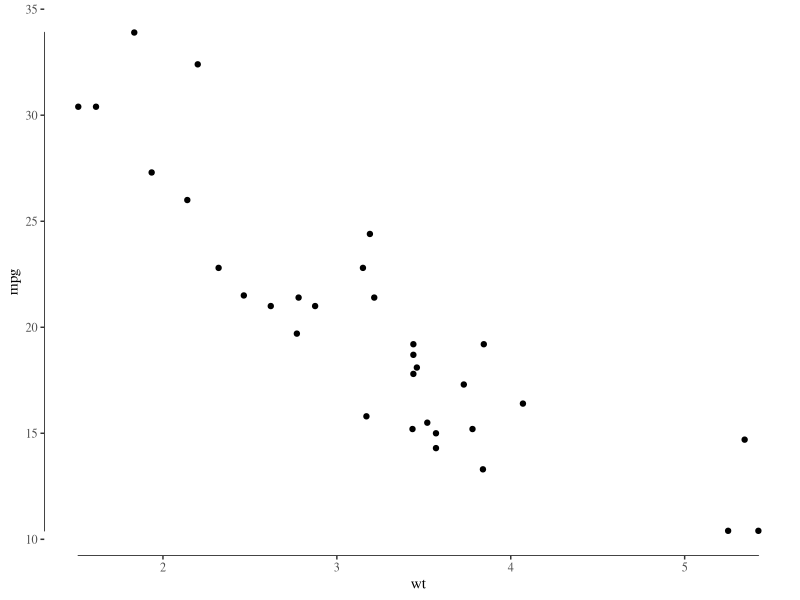
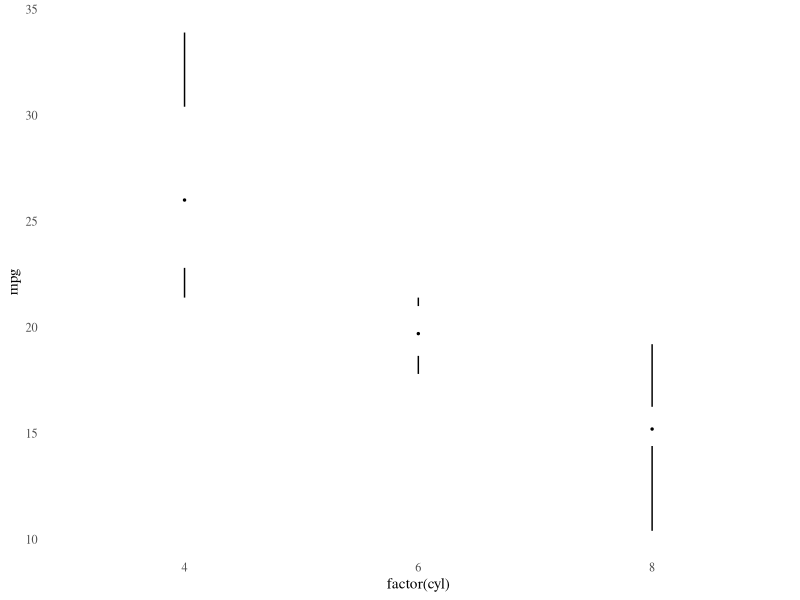
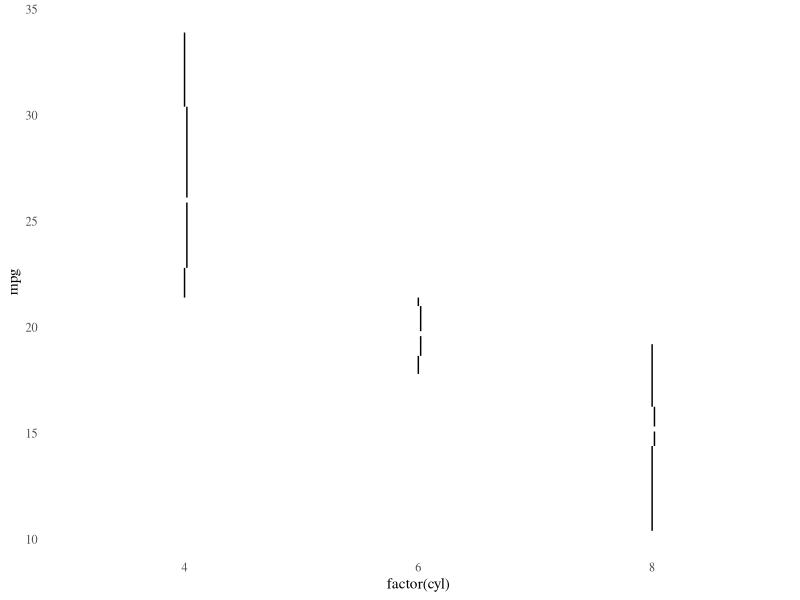
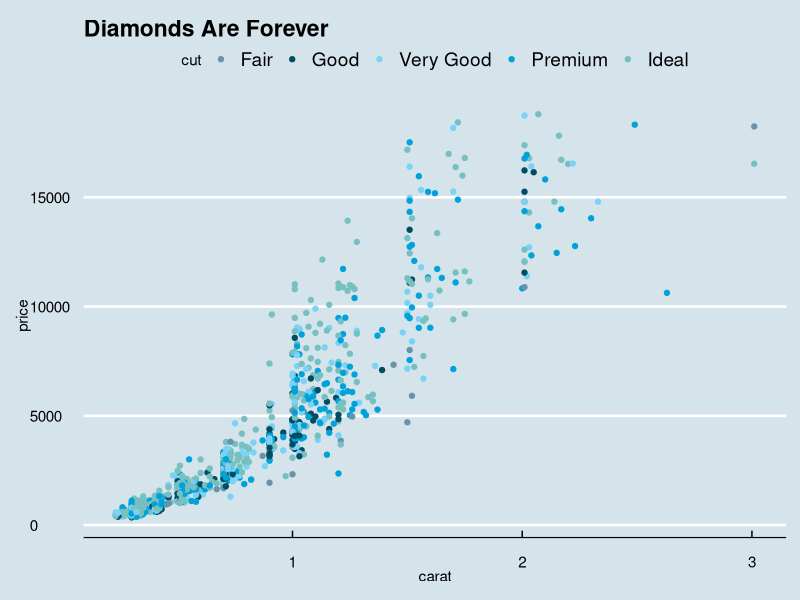
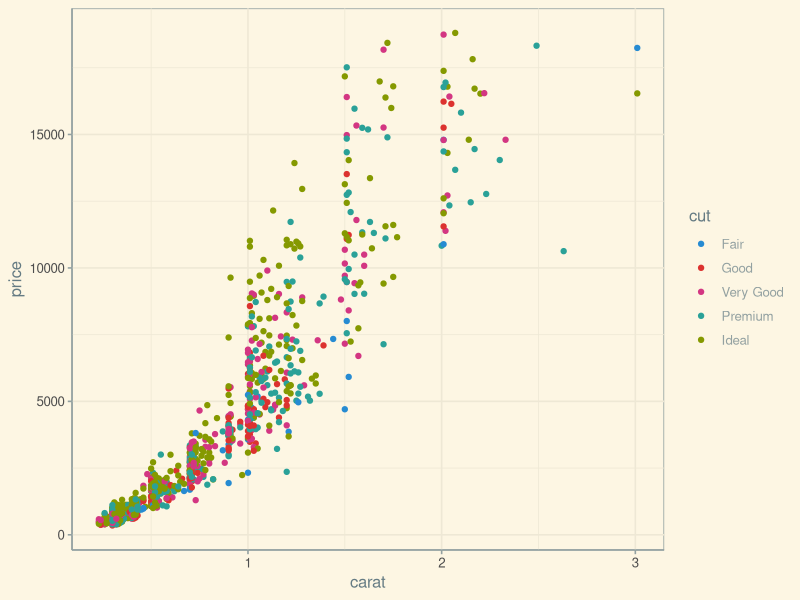
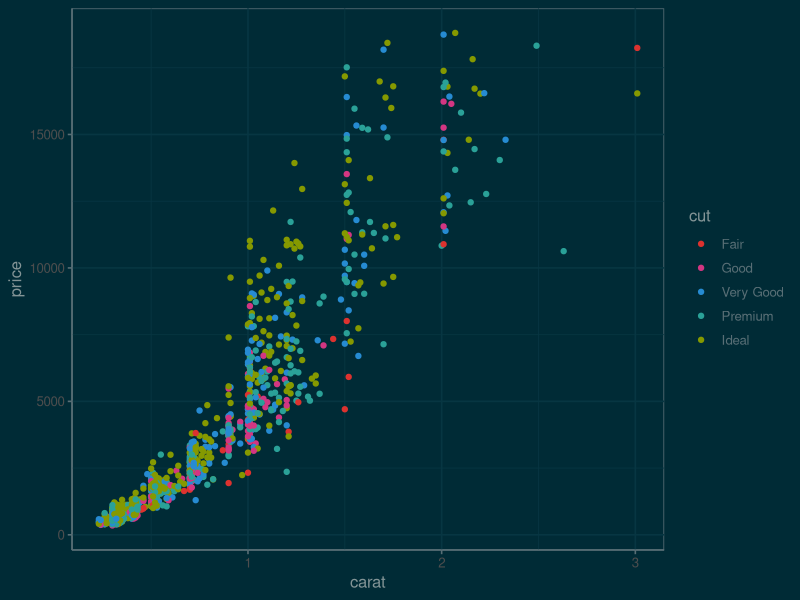
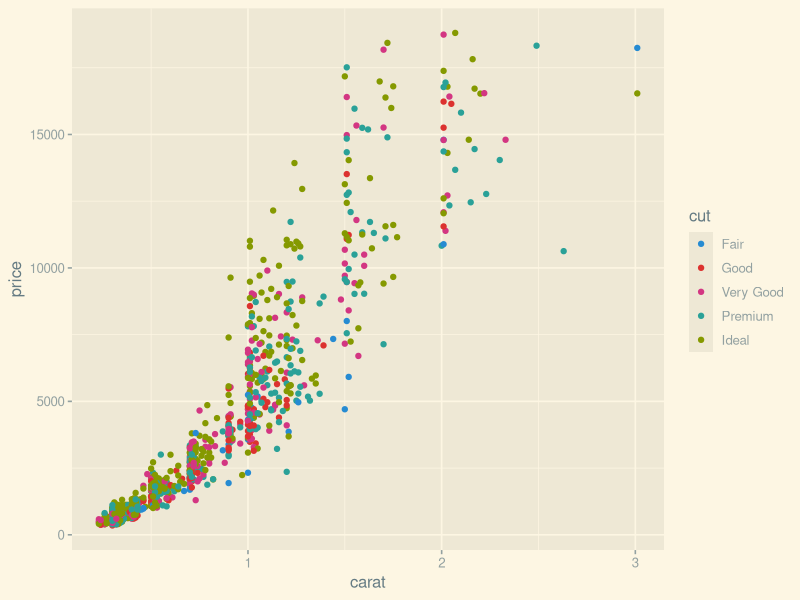
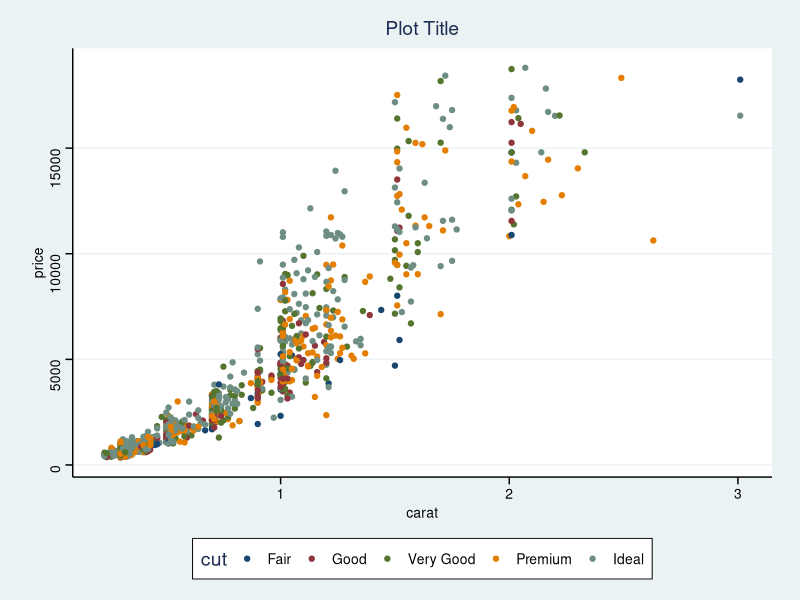

Here is the R script that generated these plots, in order: (Note: this script raises an error after producing the figures.)
## ---- chunk 1
library("ggplot2")
library("ggthemes")
dsamp <- diamonds[sample(nrow(diamonds), 1000), ]
## ---- chunk 2
(ggplot(mtcars, aes(wt, mpg))
  + geom_point()
  + geom_rangeframe()
  + theme_tufte())
## ---- chunk 3
(ggplot(mtcars, aes(factor(cyl), mpg)) 
 + theme_tufte(ticks=FALSE)
 + geom_tufteboxplot(stat = "fivenumber"))
## ---- chunk 4
(ggplot(mtcars, aes(factor(cyl), mpg)) 
 + theme_tufte(ticks=FALSE)
 + geom_tufteboxplot(median.type = "line", stat = "fivenumber"))
## ---- chunk 5
(qplot(carat, price, data=dsamp, colour=cut)
 + theme_economist()
 + scale_colour_economist()
 + ggtitle("Diamonds Are Forever"))
## ---- chunk 6
(qplot(carat, price, data=dsamp, colour=cut)
                             + theme_solarized()
                             + scale_colour_solarized("blue"))
## ---- chunk 7
(qplot(carat, price, data=dsamp, colour=cut)
                             + theme_solarized(light=FALSE)
                             + scale_colour_solarized("red"))
## ---- chunk 8
(qplot(carat, price, data=dsamp, colour=cut)
                             + theme_solarized_2()
                             + scale_colour_solarized("blue"))
## ---- chunk 9
(qplot(carat, price, data=dsamp, colour=cut)
                             + theme_stata() 
                             + scale_colour_stata()
                             + ggtitle("Plot Title"))
## ---- chunk 10
(qplot(carat, price, data=dsamp, colour=cut)
 + theme_excel() 
 + scale_colour_excel())

## ---- chunk 11
(ggplot(diamonds, aes(clarity, fill=cut)) 
 + geom_bar()
 + scale_fill_excel()
 + theme_excel())
## ---- chunk 12
(qplot(carat, price, data=dsamp, colour=cut)
 + theme_igray())
## ---- chunk 13
(qplot(hp, mpg, data= subset(mtcars, cyl != 5), geom="point", color = factor(cyl))
 + geom_smooth(method = "lm", se = FALSE)
 + scale_color_fivethirtyeight()
 + theme_fivethirtyeight())
## ---- chunk 14
(qplot(carat, price, data=dsamp, colour=cut)
 + theme_igray()
 + scale_colour_tableau())
## ---- chunk 15
(qplot(carat, price, data=dsamp, colour=cut)
 + theme_igray()
 + scale_colour_tableau("colorblind10"))
## ---- chunk 16
(qplot(carat, price, data=dsamp, colour=cut)
 + theme_few()
 + scale_colour_few())
## ---- chunk 17
(qplot(carat, price, data=dsamp, colour=cut)
 + theme_wsj()
 + scale_colour_wsj("colors6", "")
 + ggtitle("Diamond Prices"))
## ---- chunk 18
(qplot(carat, price, data=dsamp, colour=clarity)
 + theme_gdocs()
 + ggtitle("Diamonds")
 + scale_color_gdocs())
## ---- chunk 19
(qplot(carat, price, data=dsamp, colour=clarity)
 + theme_calc()
 + ggtitle("Diamonds")
 + scale_color_calc())
## ---- chunk 20
(qplot(carat, price, data = dsamp, colour = clarity)
 + theme_pander()
 + scale_colour_pander())
## ---- chunk 21
(ggplot(dsamp, aes(clarity, fill = cut)) + geom_bar()
  + theme_pander()
  + scale_fill_pander())
## ---- chunk 22
(qplot(carat, price, data = dsamp, colour = cut)
 + theme_hc()
 + scale_colour_hc()
 + ggtitle("Diamonds Are Forever"))
## ---- chunk 23
(qplot(carat, price, data = dsamp, colour = cut)
 + theme_hc(bgcolor = "darkunica")
 + scale_colour_hc("darkunica")
 + ggtitle("Diamonds Are Forever"))
## ---- chunk 24
dtemp <- data.frame(months = factor(rep(substr(month.name,1,3), 4), levels = substr(month.name,1,3)),
                    city = rep(c("Tokyo", "New York", "Berlin", "London"), each = 12),
                    temp = c(7.0, 6.9, 9.5, 14.5, 18.2, 21.5, 25.2, 26.5, 23.3, 18.3, 13.9, 9.6,
                             -0.2, 0.8, 5.7, 11.3, 17.0, 22.0, 24.8, 24.1, 20.1, 14.1, 8.6, 2.5,
                             -0.9, 0.6, 3.5, 8.4, 13.5, 17.0, 18.6, 17.9, 14.3, 9.0, 3.9, 1.0,
                             3.9, 4.2, 5.7, 8.5, 11.9, 15.2, 17.0, 16.6, 14.2, 10.3, 6.6, 4.8))
## ---- chunk 25
qplot(months, temp, data=dtemp, group=city, color=city, geom="line") +
  geom_point(size=1.1) + 
  ggtitle("Monthly Average Temperature") +
  theme_hc() +
  scale_colour_hc()
## ---- chunk 26
qplot(months, temp, data=dtemp, group=city, color=city, geom="line") +
  geom_point(size=1.1) + 
  ggtitle("Monthly Average Temperature") +
  theme_hc(bgcolor = "darkunica") +
  scale_fill_hc("darkunica")
## ---- chunk 27
library("maps")
us <- fortify(map_data("state"), region = "region")
(ggplot()
  + geom_map(data  =  us, map = us,
             aes(x = long, y = lat, map_id = region, group = group),
             fill = "white", color = "black", size = 0.25)
  + coord_map("albers", lat0 = 39, lat1 = 45)
  + theme_map()
  )
